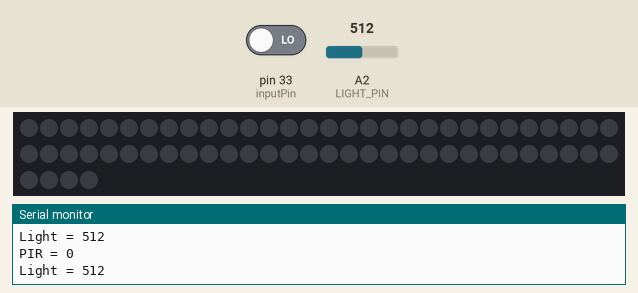
A sketch run on a simulated Arduino Mega 2560, built with avr-gcc and run on an emulated ATmega2560. Shown: 64 RGB LEDs in strip order, left to right, continuing on the next row, the last lines printed to the serial monitor. The inputs (shaded band) are chosen by the test bench; at power-on: A2 (LIGHT_PIN) = 512, pin 33 (inputPin) LOW. The strip is taken to match the declared colour order.

Above: at 1.2 s.
1.3 s: A2 (LIGHT_PIN) set to 0
4.3 s: pin 33 (inputPin) driven HIGH
At 4.45 s:
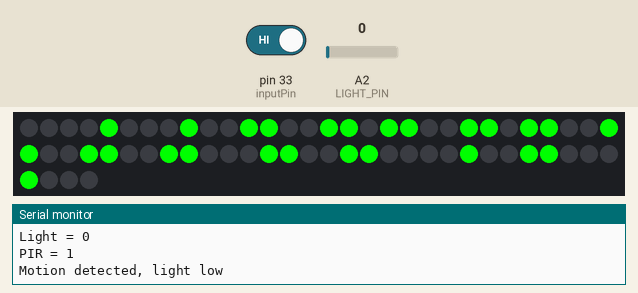
6.4 s: pin 33 (inputPin) driven LOW
At 7.5 s:
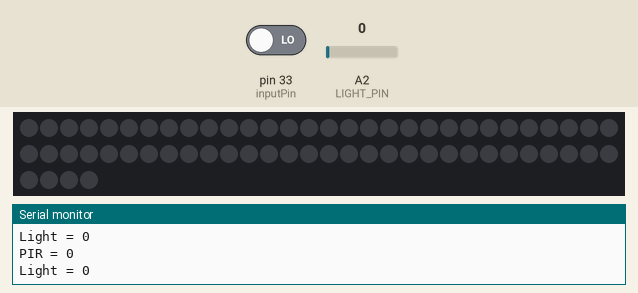
8.2 s: A2 (LIGHT_PIN) set to 110
Timing chart, 0 to 11.2 s (numbered marks = the images above; inputs shaded):
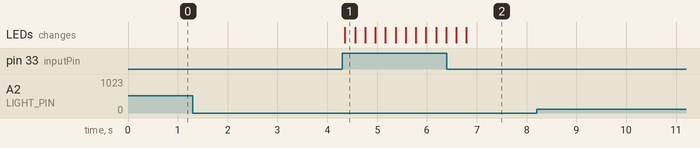

Measured:
- after the input at 4.3 s, the LEDs: change after 0.05 s (image 1)
- after the input at 6.4 s, the LEDs: first differ from a run without the input after 0.39 s (image 2)

The sketch:

Project4Final.ino
```cpp
#include <Adafruit_NeoPixel.h>
#include <Adafruit_GFX.h>
#include <Adafruit_NeoMatrix.h>
#include "Adafruit_Sensor.h"

#define PIN 32
#define NUMPIXELS 64
int inputPin = 33;
int pirState = LOW;
int val = 0;
int LIGHT_PIN = A2;
int photocellReading;

int current_light = 0;
int prev_light = -1;
int current_pir = 0;
int prev_pir = -1;
Adafruit_NeoPixel pixels = Adafruit_NeoPixel(NUMPIXELS, PIN, NEO_RGB + NEO_KHZ800);
int delayval = 10;

const int arrowPixelCount = 28;
const int arrowFrames = 4;
int arrow_list[arrowFrames][arrowPixelCount] = {{4, 8, 11, 12, 15, 16, 18, 19, 22, 23, 25, 26, 29, 30, 33, 34, 37, 38, 42, 43, 46, 47, 52, 52, 55, 56, 60, 64}, {3, 7, 10, 11, 14, 15, 17, 18, 21, 22, 25, 28, 29, 32, 33, 36, 37, 40, 41, 42, 45, 46, 50, 51, 54, 55, 59, 63}, {2, 6, 9, 10, 13, 14, 17, 20, 21, 24, 27, 28, 31, 32, 35, 36, 39, 40, 41, 44, 45, 48, 48, 50, 53, 54, 58, 62}, {1, 5, 9, 12, 13, 16, 19, 20, 23, 24, 26, 27, 30, 31, 34, 35, 38, 39, 43, 44, 47, 48, 49, 52, 53, 56, 57, 61}};

void setup() {
  // put your setup code here, to run once:
  Serial.begin(9600);
  // Setup the sensor;
  pixels.begin();
  pinMode(LIGHT_PIN, INPUT);
  pinMode(inputPin, INPUT);
}

void loop() {
  photocellReading = analogRead(LIGHT_PIN);
  Serial.print("Light = ");
  Serial.println(photocellReading);

  val = digitalRead(inputPin);
  Serial.print("PIR = ");
  Serial.println(val);

  //MATRIX
  if (photocellReading <= 100 && val == HIGH) {
    Serial.println("Motion detected, light low");
    for (int i = 0; i < arrowFrames; i++) {
      for (int j = 0; j < arrowPixelCount; j++) {
        pixels.setPixelColor(arrow_list[i][j], 0, 255, 0);
      }
      pixels.show();
      delay(200);
      pixels.clear();
    }
  }
  else {
    pixels.clear();
    for (int i = 0; i < arrowFrames; i++) {
      for (int j = 0; j < arrowPixelCount; j++) {
        pixels.setPixelColor(arrow_list[i][j], 0, 0, 0);
      }
      pixels.show();
    }
  }
}
```
